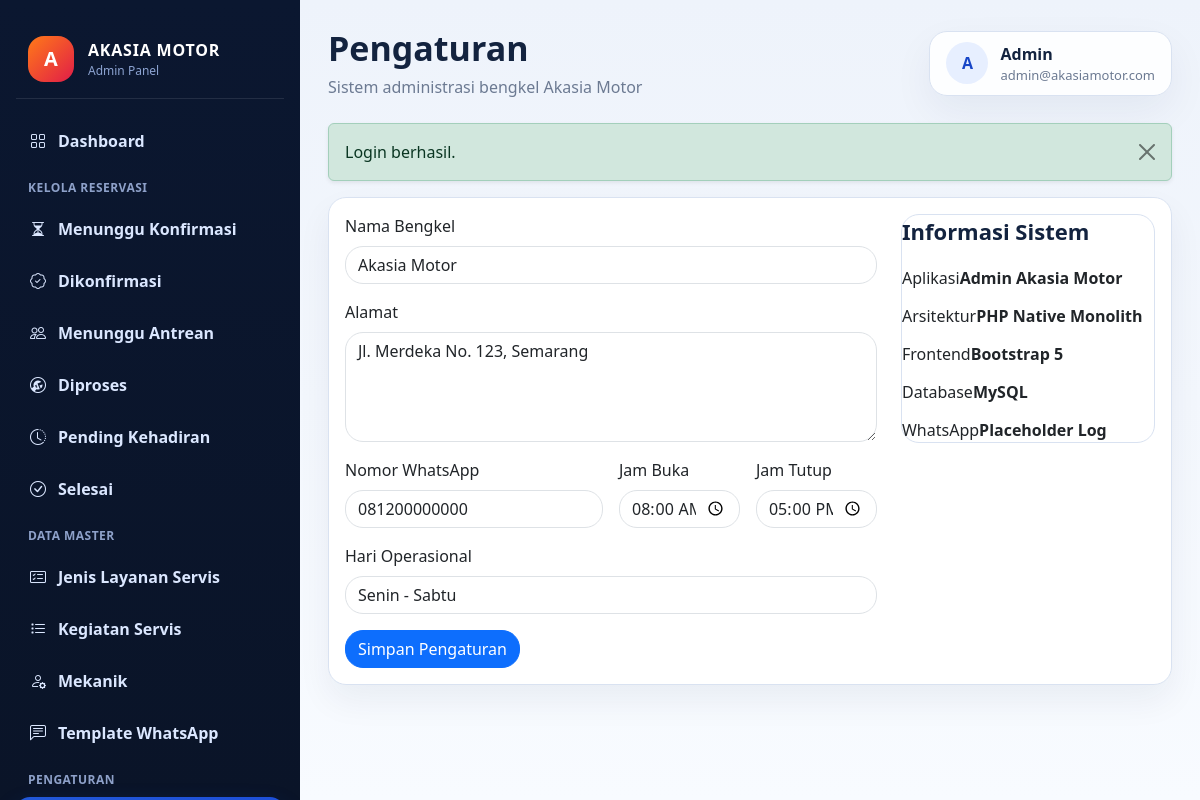
The page /akasia_admin/index.php?page=pengaturan (signed in) on the database as committed earlier.
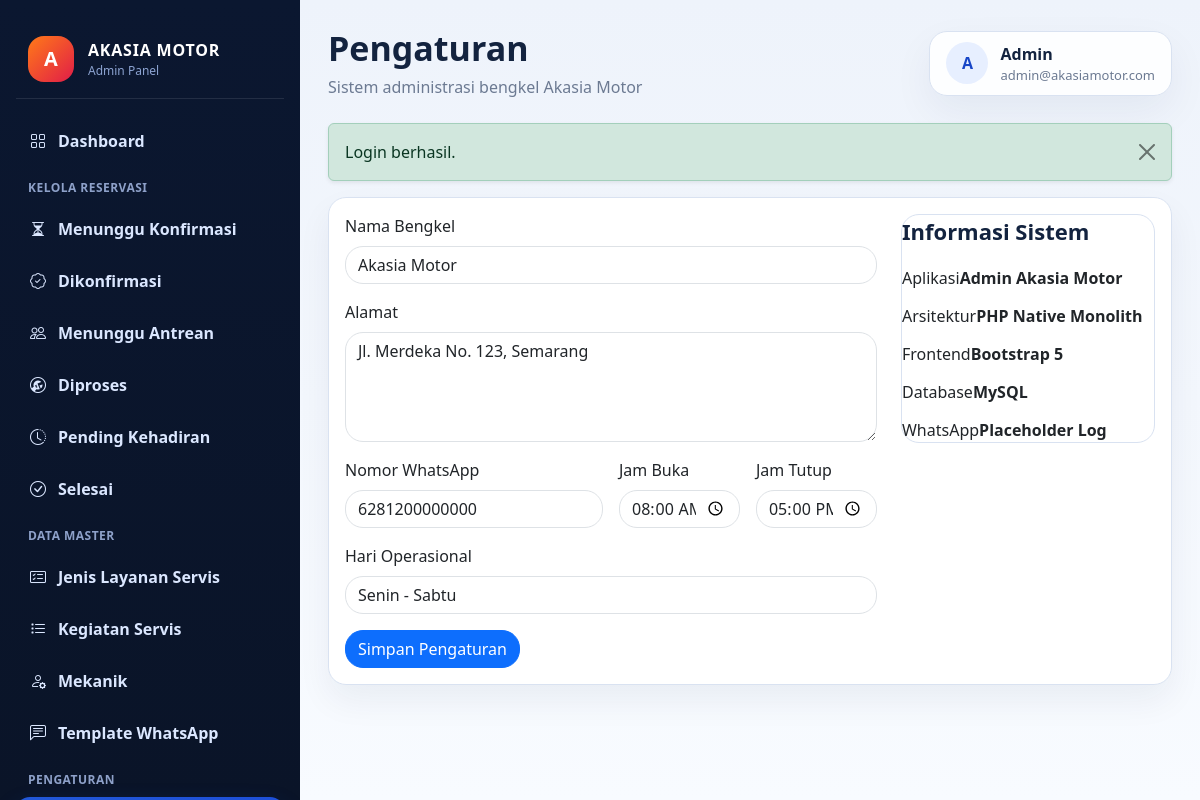
The same page on the database as committed later.
### tables this page shows
CREATE TABLE `pengaturan` (
  `id` int(11) NOT NULL,
  `nama_bengkel` varchar(100) NOT NULL,
  `alamat` text DEFAULT NULL,
  `no_whatsapp` varchar(20) DEFAULT NULL,
  `jam_buka` time DEFAULT NULL,
  `jam_tutup` time DEFAULT NULL,
  `hari_operasional` varchar(100) DEFAULT NULL,
  `updated_at` timestamp NOT NULL DEFAULT current_timestamp() ON UPDATE current_timestamp()
);

### akasia_admin/index.php (called while the page is built, shortened)
<?php
$page = $_GET['page'] ?? 'dashboard';
$pageFile = __DIR__ . '/pages/' . $page . '.php';
require __DIR__ . '/layout/header.php';
require __DIR__ . '/layout/sidebar.php';
require $pageFile;
require __DIR__ . '/layout/footer.php';

### akasia_admin/pages/pengaturan.php (the view, shortened to what this page needs)
<?php
$pengaturanStmt = $pdo->query("
    SELECT id, nama_bengkel, alamat, no_whatsapp, jam_buka, jam_tutup, hari_operasional
    FROM pengaturan
    ORDER BY id ASC
    LIMIT 1
");
$pengaturanBengkel = $pengaturanStmt->fetch();
?>
<div class="card border-0 shadow-sm">
    <div class="card-body">
        <div class="row g-4">
            <div class="col-12 col-xl-8">
                <form method="post" action="index.php?page=pengaturan">
                    <div class="row g-3">
                        <div class="col-12">
                            <label class="form-label">Nama Bengkel</label>
                            <input type="text" name="nama_bengkel" class="form-control" value="<?= htmlspecialchars($pengaturanBengkel['nama_bengkel']) ?>">
                        </div>
                        <div class="col-12">
                            <label class="form-label">Alamat</label>
                            <textarea name="alamat" class="form-control" rows="4"><?= htmlspecialchars($pengaturanBengkel['alamat']) ?></textarea>
                        </div>
                        <div class="col-md-6">
                            <label class="form-label">Nomor WhatsApp</label>
                            <input type="text" name="no_whatsapp" class="form-control" value="<?= htmlspecialchars($pengaturanBengkel['no_whatsapp']) ?>">
                        </div>
                        <div class="col-md-3">
                            <label class="form-label">Jam Buka</label>
                            <input type="time" name="jam_buka" class="form-control" value="<?= htmlspecialchars(substr((string) $pengaturanBengkel['jam_buka'], 0, 5)) ?>">
                        </div>
                        <div class="col-md-3">
                            <label class="form-label">Jam Tutup</label>
                            <input type="time" name="jam_tutup" class="form-control" value="<?= htmlspecialchars(substr((string) $pengaturanBengkel['jam_tutup'], 0, 5)) ?>">
                        </div>
                        <div class="col-12">
                            <label class="form-label">Hari Operasional</label>
                            <input type="text" name="hari_operasional" class="form-control" value="<?= htmlspecialchars($pengaturanBengkel['hari_operasional']) ?>">
                        </div>
                        <div class="col-12">
                            <button type="submit" class="btn btn-primary">Simpan Pengaturan</button>
                        </div>
                    </div>
                </form>
            </div>
            <div class="col-12 col-xl-4">
                <div class="setting-box">
                    <div class="section-title">Informasi Sistem</div>
                    <div class="detail-list">
                        <div><span>Aplikasi</span><strong>Admin Akasia Motor</strong></div>
                        <div><span>Arsitektur</span><strong>PHP Native Monolith</strong></div>
                        <div><span>Frontend</span><strong>Bootstrap 5</strong></div>
                        <div><span>Database</span><strong>MySQL</strong></div>
                        <div><span>WhatsApp</span><strong>Placeholder Log</strong></div>
                    </div>
                </div>
            </div>
        </div>
    </div>
</div>

Rows that differ between the two databases and show on the page:
changed pengaturan "Akasia Motor": no_whatsapp "081200000000" → "6281200000000"
